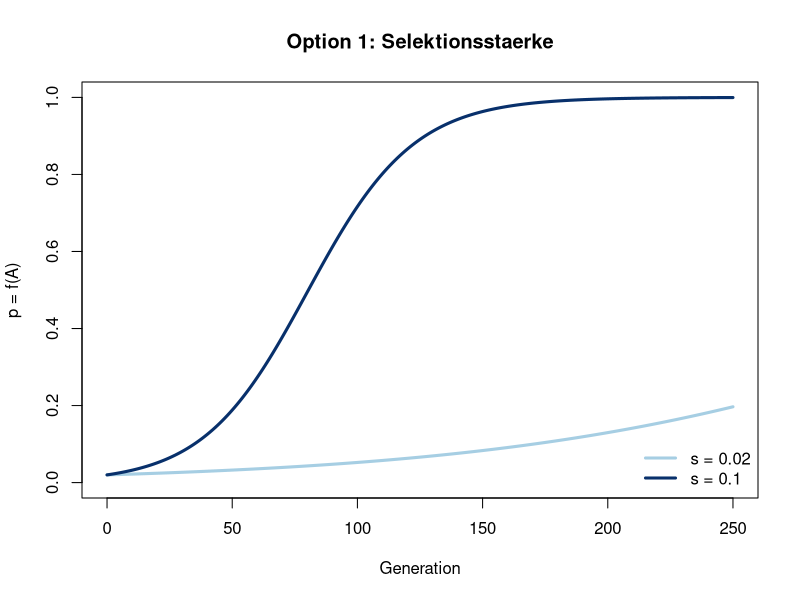
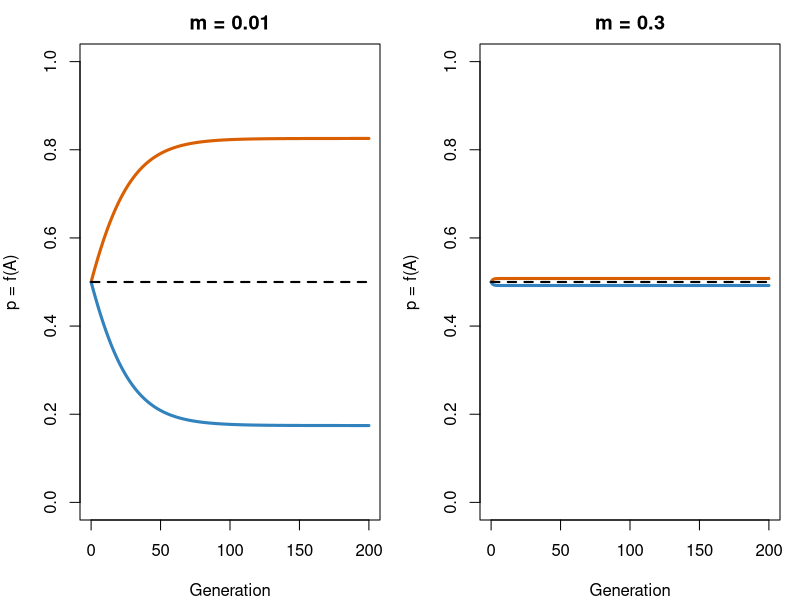
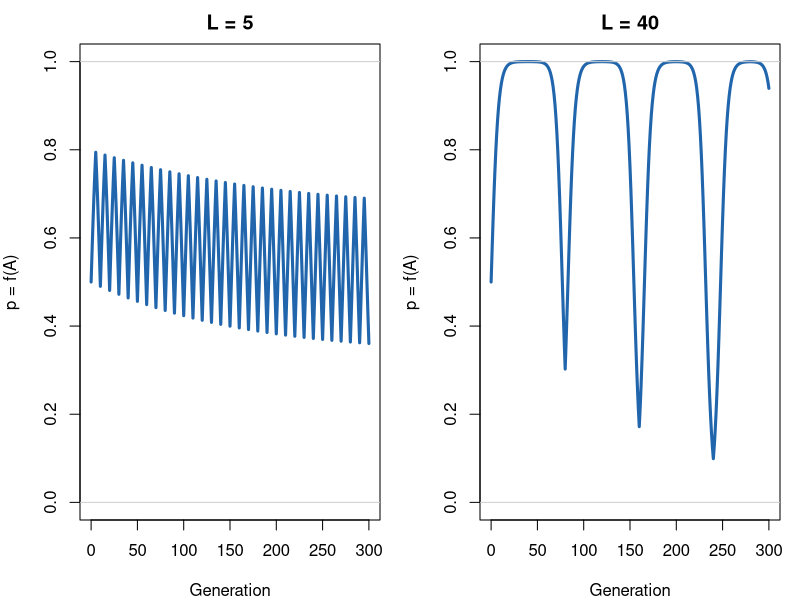

These charts were generated, in order, by the following R code:
## ---- chunk 1
selection_step <- function(p, s, h) {
  q <- 1 - p
  wbar <- p^2 * (1 + s) + 2 * p * q * (1 + h * s) + q^2
  (p^2 * (1 + s) + p * q * (1 + h * s)) / wbar
}

simulate_selection <- function(p0, s, h, generations = 200) {
  p <- numeric(generations + 1)
  p[1] <- p0
  for (t in seq_len(generations)) p[t + 1] <- selection_step(p[t], s, h)
  data.frame(generation = 0:generations, p = p)
}

selection_step_general <- function(p, fitness) {
  q <- 1 - p
  wbar <- p^2 * fitness[1] + 2 * p * q * fitness[2] + q^2 * fitness[3]
  (p^2 * fitness[1] + p * q * fitness[2]) / wbar
}

two_deme_step <- function(p1, p2, s = 0.1, m = 0.02) {
  p1s <- selection_step_general(p1, c(1 + s, 1 + s / 2, 1))
  p2s <- selection_step_general(p2, c(1, 1 + s / 2, 1 + s))
  c(p1 = (1 - m) * p1s + m * p2s,
    p2 = (1 - m) * p2s + m * p1s)
}

simulate_two_demes <- function(p1_0, p2_0, s = 0.1, m = 0.02,
                               generations = 200) {
  out <- matrix(NA_real_, generations + 1, 2)
  out[1, ] <- c(p1_0, p2_0)
  for (t in seq_len(generations)) {
    out[t + 1, ] <- two_deme_step(out[t, 1], out[t, 2], s, m)
  }
  data.frame(generation = 0:generations, p1 = out[, 1], p2 = out[, 2],
             p_global = rowMeans(out))
}

simulate_fluct <- function(p0, w1, w2, L, generations = 400) {
  p <- numeric(generations + 1)
  p[1] <- p0
  for (t in seq_len(generations)) {
    env1 <- ((t - 1) %/% L) %% 2 == 0
    p[t + 1] <- selection_step_general(p[t], if (env1) w1 else w2)
  }
  data.frame(generation = 0:generations, p = p)
}

simulate_p <- function(p0, fitness, generations = 200) {
  p <- numeric(generations + 1)
  p[1] <- p0
  for (t in seq_len(generations)) {
    p[t + 1] <- selection_step_general(p[t], fitness)
  }
  data.frame(generation = 0:generations, p = p)
}
## ---- chunk 2
# Parameter aendern
s_values <- c(0.02, 0.10)
h <- 0.5
plot(NA, xlim = c(0, 250), ylim = c(0, 1),
     xlab = "Generation", ylab = "p = f(A)",
     main = "Option 1: Selektionsstaerke")
cols <- c("#a6cee3", "#08306b")
for (i in seq_along(s_values)) {
  sim <- simulate_selection(0.02, s_values[i], h, 250)
  lines(sim$generation, sim$p, lwd = 3, col = cols[i])
}
legend("bottomright", paste("s =", s_values), col = cols, lwd = 3, bty = "n")
## ---- chunk 3
m_values <- c(0.01, 0.30)
s <- 0.1
par(mfrow = c(1, 2), mar = c(4, 4, 2.2, 1))
for (m in m_values) {
  z <- simulate_two_demes(0.5, 0.5, s = s, m = m, generations = 200)
  plot(z$generation, z$p1, type = "l", lwd = 3, col = "#d95f02",
       ylim = c(0, 1), xlab = "Generation", ylab = "p = f(A)",
       main = paste("m =", m))
  lines(z$generation, z$p2, lwd = 3, col = "#3182bd")
  lines(z$generation, z$p_global, lwd = 2, lty = 2)
}
## ---- chunk 4
w_sommer <- c(AA = 1.30, AB = 1.00, BB = 0.75)
w_winter <- c(AA = 0.75, AB = 1.00, BB = 1.30)
L_values <- c(5, 40)   # Parameter aendern, z.B. 2, 10, 80
par(mfrow = c(1, 2), mar = c(4, 4, 2.2, 1))
for (L in L_values) {
  sim <- simulate_fluct(0.5, w_sommer, w_winter, L, generations = 300)
  plot(sim$generation, sim$p, type = "l", lwd = 3, col = "#2166ac",
       ylim = c(0, 1), xlab = "Generation", ylab = "p = f(A)",
       main = paste("L =", L))
  abline(h = c(0, 1), col = "grey80")
}
